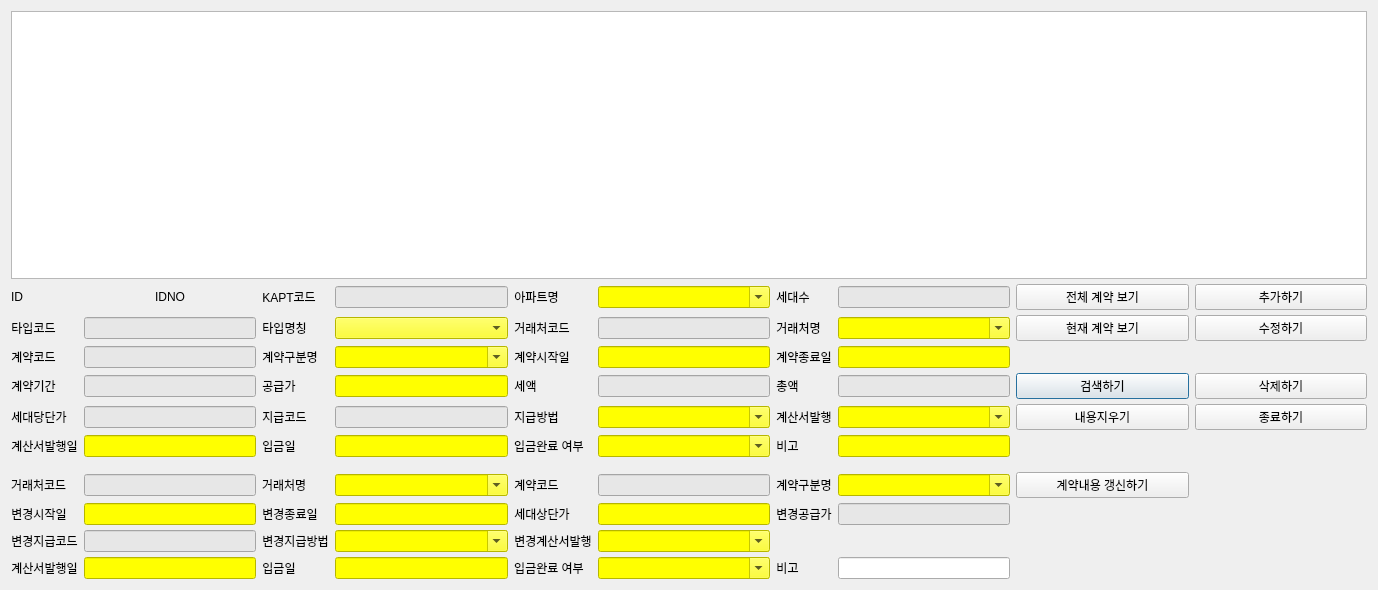
<?xml version="1.0" encoding="UTF-8"?>
<ui version="4.0">
 <class>AptClothBtbDialog</class>
 <widget class="QDialog" name="AptClothBtbDialog">
  <property name="geometry">
   <rect>
    <x>0</x>
    <y>0</y>
    <width>1378</width>
    <height>590</height>
   </rect>
  </property>
  <property name="sizePolicy">
   <sizepolicy hsizetype="Expanding" vsizetype="Expanding">
    <horstretch>0</horstretch>
    <verstretch>0</verstretch>
   </sizepolicy>
  </property>
  <property name="windowTitle">
   <string>헌옷 계약 관리 (수제-업체)</string>
  </property>
  <layout class="QGridLayout" name="gridLayout_2">
   <item row="0" column="0">
    <layout class="QGridLayout" name="gridLayout">
     <property name="horizontalSpacing">
      <number>6</number>
     </property>
     <property name="verticalSpacing">
      <number>5</number>
     </property>
     <item row="3" column="2">
      <widget class="QLabel" name="label_12">
       <property name="sizePolicy">
        <sizepolicy hsizetype="Fixed" vsizetype="Fixed">
         <horstretch>0</horstretch>
         <verstretch>0</verstretch>
        </sizepolicy>
       </property>
       <property name="text">
        <string>계약구분명</string>
       </property>
       <property name="alignment">
        <set>Qt::AlignCenter</set>
       </property>
      </widget>
     </item>
     <item row="2" column="5">
      <widget class="QLineEdit" name="entry_aptclothbtb_customercode">
       <property name="sizePolicy">
        <sizepolicy hsizetype="Expanding" vsizetype="Fixed">
         <horstretch>0</horstretch>
         <verstretch>0</verstretch>
        </sizepolicy>
       </property>
       <property name="styleSheet">
        <string notr="true">background-color: rgb(231, 231, 231);</string>
       </property>
       <property name="alignment">
        <set>Qt::AlignCenter</set>
       </property>
      </widget>
     </item>
     <item row="10" column="0">
      <widget class="QLabel" name="label_32">
       <property name="sizePolicy">
        <sizepolicy hsizetype="Fixed" vsizetype="Fixed">
         <horstretch>0</horstretch>
         <verstretch>0</verstretch>
        </sizepolicy>
       </property>
       <property name="text">
        <string>변경지급코드</string>
       </property>
       <property name="alignment">
        <set>Qt::AlignCenter</set>
       </property>
      </widget>
     </item>
     <item row="10" column="2">
      <widget class="QLabel" name="label_33">
       <property name="sizePolicy">
        <sizepolicy hsizetype="Fixed" vsizetype="Fixed">
         <horstretch>0</horstretch>
         <verstretch>0</verstretch>
        </sizepolicy>
       </property>
       <property name="text">
        <string>변경지급방법</string>
       </property>
       <property name="alignment">
        <set>Qt::AlignCenter</set>
       </property>
      </widget>
     </item>
     <item row="3" column="5">
      <widget class="QLineEdit" name="entry_aptclothbtb_cefffrom">
       <property name="sizePolicy">
        <sizepolicy hsizetype="Expanding" vsizetype="Fixed">
         <horstretch>0</horstretch>
         <verstretch>0</verstretch>
        </sizepolicy>
       </property>
       <property name="styleSheet">
        <string notr="true">background-color: rgb(255, 255, 0);</string>
       </property>
      </widget>
     </item>
     <item row="3" column="3">
      <widget class="QComboBox" name="cb_aptclothbtb_conname">
       <property name="sizePolicy">
        <sizepolicy hsizetype="Expanding" vsizetype="Fixed">
         <horstretch>0</horstretch>
         <verstretch>0</verstretch>
        </sizepolicy>
       </property>
       <property name="styleSheet">
        <string notr="true">background-color: rgb(255, 255, 0);</string>
       </property>
       <property name="editable">
        <bool>true</bool>
       </property>
      </widget>
     </item>
     <item row="9" column="3">
      <widget class="QLineEdit" name="entry_aptclothbtbchange_ceffthru">
       <property name="sizePolicy">
        <sizepolicy hsizetype="Expanding" vsizetype="Fixed">
         <horstretch>0</horstretch>
         <verstretch>0</verstretch>
        </sizepolicy>
       </property>
       <property name="styleSheet">
        <string notr="true">background-color: rgb(255, 255, 0);</string>
       </property>
       <property name="alignment">
        <set>Qt::AlignCenter</set>
       </property>
      </widget>
     </item>
     <item row="9" column="1">
      <widget class="QLineEdit" name="entry_aptclothbtbchange_cefffrom">
       <property name="sizePolicy">
        <sizepolicy hsizetype="Expanding" vsizetype="Fixed">
         <horstretch>0</horstretch>
         <verstretch>0</verstretch>
        </sizepolicy>
       </property>
       <property name="styleSheet">
        <string notr="true">background-color: rgb(255, 255, 0);</string>
       </property>
       <property name="alignment">
        <set>Qt::AlignCenter</set>
       </property>
      </widget>
     </item>
     <item row="10" column="4">
      <widget class="QLabel" name="label_34">
       <property name="sizePolicy">
        <sizepolicy hsizetype="Fixed" vsizetype="Fixed">
         <horstretch>0</horstretch>
         <verstretch>0</verstretch>
        </sizepolicy>
       </property>
       <property name="text">
        <string>변경계산서발행</string>
       </property>
       <property name="alignment">
        <set>Qt::AlignCenter</set>
       </property>
      </widget>
     </item>
     <item row="2" column="0">
      <widget class="QLabel" name="label_6">
       <property name="sizePolicy">
        <sizepolicy hsizetype="Fixed" vsizetype="Fixed">
         <horstretch>0</horstretch>
         <verstretch>0</verstretch>
        </sizepolicy>
       </property>
       <property name="text">
        <string>타입코드</string>
       </property>
       <property name="alignment">
        <set>Qt::AlignCenter</set>
       </property>
      </widget>
     </item>
     <item row="4" column="1">
      <widget class="QLineEdit" name="entry_aptclothbtb_term">
       <property name="sizePolicy">
        <sizepolicy hsizetype="Expanding" vsizetype="Fixed">
         <horstretch>0</horstretch>
         <verstretch>0</verstretch>
        </sizepolicy>
       </property>
       <property name="styleSheet">
        <string notr="true">background-color: rgb(231, 231, 231);</string>
       </property>
       <property name="alignment">
        <set>Qt::AlignCenter</set>
       </property>
      </widget>
     </item>
     <item row="7" column="0" colspan="10">
      <layout class="QHBoxLayout" name="horizontalLayout">
       <property name="topMargin">
        <number>10</number>
       </property>
      </layout>
     </item>
     <item row="5" column="5">
      <widget class="QComboBox" name="cb_aptclothbtb_paytyname">
       <property name="sizePolicy">
        <sizepolicy hsizetype="Expanding" vsizetype="Fixed">
         <horstretch>0</horstretch>
         <verstretch>0</verstretch>
        </sizepolicy>
       </property>
       <property name="styleSheet">
        <string notr="true">background-color: rgb(255, 255, 0);</string>
       </property>
       <property name="editable">
        <bool>true</bool>
       </property>
      </widget>
     </item>
     <item row="6" column="5">
      <widget class="QComboBox" name="cb_aptclothbtb_paymentclear">
       <property name="sizePolicy">
        <sizepolicy hsizetype="Expanding" vsizetype="Fixed">
         <horstretch>0</horstretch>
         <verstretch>0</verstretch>
        </sizepolicy>
       </property>
       <property name="styleSheet">
        <string notr="true">background-color: rgb(255, 255, 0);</string>
       </property>
       <property name="editable">
        <bool>true</bool>
       </property>
      </widget>
     </item>
     <item row="5" column="3">
      <widget class="QLineEdit" name="entry_aptclothbtb_paytycode">
       <property name="sizePolicy">
        <sizepolicy hsizetype="Expanding" vsizetype="Fixed">
         <horstretch>0</horstretch>
         <verstretch>0</verstretch>
        </sizepolicy>
       </property>
       <property name="styleSheet">
        <string notr="true">background-color: rgb(231, 231, 231);</string>
       </property>
       <property name="alignment">
        <set>Qt::AlignCenter</set>
       </property>
      </widget>
     </item>
     <item row="2" column="3">
      <widget class="QComboBox" name="cb_aptclothbtb_apttypename">
       <property name="sizePolicy">
        <sizepolicy hsizetype="Expanding" vsizetype="Fixed">
         <horstretch>0</horstretch>
         <verstretch>0</verstretch>
        </sizepolicy>
       </property>
       <property name="styleSheet">
        <string notr="true">background-color: rgb(255, 255, 0);</string>
       </property>
      </widget>
     </item>
     <item row="4" column="6">
      <widget class="QLabel" name="label_17">
       <property name="sizePolicy">
        <sizepolicy hsizetype="Fixed" vsizetype="Fixed">
         <horstretch>0</horstretch>
         <verstretch>0</verstretch>
        </sizepolicy>
       </property>
       <property name="text">
        <string>총액</string>
       </property>
       <property name="alignment">
        <set>Qt::AlignCenter</set>
       </property>
      </widget>
     </item>
     <item row="5" column="0">
      <widget class="QLabel" name="label_18">
       <property name="sizePolicy">
        <sizepolicy hsizetype="Fixed" vsizetype="Fixed">
         <horstretch>0</horstretch>
         <verstretch>0</verstretch>
        </sizepolicy>
       </property>
       <property name="text">
        <string>세대당단가</string>
       </property>
       <property name="alignment">
        <set>Qt::AlignCenter</set>
       </property>
      </widget>
     </item>
     <item row="4" column="8">
      <widget class="QPushButton" name="pb_aptclothbtb_search">
       <property name="sizePolicy">
        <sizepolicy hsizetype="Expanding" vsizetype="Fixed">
         <horstretch>0</horstretch>
         <verstretch>0</verstretch>
        </sizepolicy>
       </property>
       <property name="text">
        <string>검색하기</string>
       </property>
      </widget>
     </item>
     <item row="4" column="5">
      <widget class="QLineEdit" name="entry_aptclothbtb_contractvat">
       <property name="sizePolicy">
        <sizepolicy hsizetype="Expanding" vsizetype="Fixed">
         <horstretch>0</horstretch>
         <verstretch>0</verstretch>
        </sizepolicy>
       </property>
       <property name="styleSheet">
        <string notr="true">background-color: rgb(231, 231, 231);</string>
       </property>
       <property name="alignment">
        <set>Qt::AlignCenter</set>
       </property>
      </widget>
     </item>
     <item row="4" column="3">
      <widget class="QLineEdit" name="entry_aptclothbtb_contractvalue">
       <property name="sizePolicy">
        <sizepolicy hsizetype="Expanding" vsizetype="Fixed">
         <horstretch>0</horstretch>
         <verstretch>0</verstretch>
        </sizepolicy>
       </property>
       <property name="styleSheet">
        <string notr="true">background-color: rgb(255, 255, 0);</string>
       </property>
       <property name="alignment">
        <set>Qt::AlignCenter</set>
       </property>
      </widget>
     </item>
     <item row="1" column="1">
      <widget class="QLabel" name="lbl_aptclothbtb_id">
       <property name="sizePolicy">
        <sizepolicy hsizetype="Expanding" vsizetype="Fixed">
         <horstretch>0</horstretch>
         <verstretch>0</verstretch>
        </sizepolicy>
       </property>
       <property name="text">
        <string>IDNO</string>
       </property>
       <property name="alignment">
        <set>Qt::AlignCenter</set>
       </property>
      </widget>
     </item>
     <item row="6" column="6">
      <widget class="QLabel" name="label_61">
       <property name="sizePolicy">
        <sizepolicy hsizetype="Fixed" vsizetype="Fixed">
         <horstretch>0</horstretch>
         <verstretch>0</verstretch>
        </sizepolicy>
       </property>
       <property name="text">
        <string>비고</string>
       </property>
       <property name="alignment">
        <set>Qt::AlignCenter</set>
       </property>
      </widget>
     </item>
     <item row="6" column="0">
      <widget class="QLabel" name="label_22">
       <property name="sizePolicy">
        <sizepolicy hsizetype="Fixed" vsizetype="Fixed">
         <horstretch>0</horstretch>
         <verstretch>0</verstretch>
        </sizepolicy>
       </property>
       <property name="text">
        <string>계산서발행일</string>
       </property>
       <property name="alignment">
        <set>Qt::AlignCenter</set>
       </property>
      </widget>
     </item>
     <item row="2" column="4">
      <widget class="QLabel" name="label_9">
       <property name="sizePolicy">
        <sizepolicy hsizetype="Fixed" vsizetype="Fixed">
         <horstretch>0</horstretch>
         <verstretch>0</verstretch>
        </sizepolicy>
       </property>
       <property name="text">
        <string>거래처코드</string>
       </property>
       <property name="alignment">
        <set>Qt::AlignCenter</set>
       </property>
      </widget>
     </item>
     <item row="3" column="0">
      <widget class="QLabel" name="label_11">
       <property name="sizePolicy">
        <sizepolicy hsizetype="Fixed" vsizetype="Fixed">
         <horstretch>0</horstretch>
         <verstretch>0</verstretch>
        </sizepolicy>
       </property>
       <property name="text">
        <string>계약코드</string>
       </property>
       <property name="alignment">
        <set>Qt::AlignCenter</set>
       </property>
      </widget>
     </item>
     <item row="10" column="1">
      <widget class="QLineEdit" name="entry_aptclothbtbchange_paytycode">
       <property name="sizePolicy">
        <sizepolicy hsizetype="Expanding" vsizetype="Fixed">
         <horstretch>0</horstretch>
         <verstretch>0</verstretch>
        </sizepolicy>
       </property>
       <property name="styleSheet">
        <string notr="true">background-color: rgb(231, 231, 231);</string>
       </property>
       <property name="alignment">
        <set>Qt::AlignCenter</set>
       </property>
      </widget>
     </item>
     <item row="2" column="1">
      <widget class="QLineEdit" name="entry_aptclothbtb_apttypecode">
       <property name="sizePolicy">
        <sizepolicy hsizetype="Expanding" vsizetype="Fixed">
         <horstretch>0</horstretch>
         <verstretch>0</verstretch>
        </sizepolicy>
       </property>
       <property name="styleSheet">
        <string notr="true">background-color: rgb(231, 231, 231);</string>
       </property>
       <property name="alignment">
        <set>Qt::AlignCenter</set>
       </property>
      </widget>
     </item>
     <item row="8" column="6">
      <widget class="QLabel" name="label_27">
       <property name="sizePolicy">
        <sizepolicy hsizetype="Fixed" vsizetype="Fixed">
         <horstretch>0</horstretch>
         <verstretch>0</verstretch>
        </sizepolicy>
       </property>
       <property name="text">
        <string>계약구분명</string>
       </property>
       <property name="alignment">
        <set>Qt::AlignCenter</set>
       </property>
      </widget>
     </item>
     <item row="5" column="9">
      <widget class="QPushButton" name="pb_aptclothbtb_close">
       <property name="sizePolicy">
        <sizepolicy hsizetype="Expanding" vsizetype="Fixed">
         <horstretch>0</horstretch>
         <verstretch>0</verstretch>
        </sizepolicy>
       </property>
       <property name="text">
        <string>종료하기</string>
       </property>
      </widget>
     </item>
     <item row="1" column="0">
      <widget class="QLabel" name="label">
       <property name="sizePolicy">
        <sizepolicy hsizetype="Fixed" vsizetype="Fixed">
         <horstretch>0</horstretch>
         <verstretch>0</verstretch>
        </sizepolicy>
       </property>
       <property name="text">
        <string>ID</string>
       </property>
       <property name="alignment">
        <set>Qt::AlignCenter</set>
       </property>
      </widget>
     </item>
     <item row="9" column="2">
      <widget class="QLabel" name="label_30">
       <property name="sizePolicy">
        <sizepolicy hsizetype="Fixed" vsizetype="Fixed">
         <horstretch>0</horstretch>
         <verstretch>0</verstretch>
        </sizepolicy>
       </property>
       <property name="text">
        <string>변경종료일</string>
       </property>
       <property name="alignment">
        <set>Qt::AlignCenter</set>
       </property>
      </widget>
     </item>
     <item row="8" column="4">
      <widget class="QLabel" name="label_26">
       <property name="sizePolicy">
        <sizepolicy hsizetype="Fixed" vsizetype="Fixed">
         <horstretch>0</horstretch>
         <verstretch>0</verstretch>
        </sizepolicy>
       </property>
       <property name="text">
        <string>계약코드</string>
       </property>
       <property name="alignment">
        <set>Qt::AlignCenter</set>
       </property>
      </widget>
     </item>
     <item row="1" column="7">
      <widget class="QLineEdit" name="entry_aptclothbtb_noh">
       <property name="sizePolicy">
        <sizepolicy hsizetype="Expanding" vsizetype="Fixed">
         <horstretch>0</horstretch>
         <verstretch>0</verstretch>
        </sizepolicy>
       </property>
       <property name="styleSheet">
        <string notr="true">background-color: rgb(231, 231, 231);</string>
       </property>
       <property name="alignment">
        <set>Qt::AlignCenter</set>
       </property>
      </widget>
     </item>
     <item row="9" column="0">
      <widget class="QLabel" name="label_28">
       <property name="sizePolicy">
        <sizepolicy hsizetype="Fixed" vsizetype="Fixed">
         <horstretch>0</horstretch>
         <verstretch>0</verstretch>
        </sizepolicy>
       </property>
       <property name="text">
        <string>변경시작일</string>
       </property>
       <property name="alignment">
        <set>Qt::AlignCenter</set>
       </property>
      </widget>
     </item>
     <item row="1" column="6">
      <widget class="QLabel" name="label_5">
       <property name="sizePolicy">
        <sizepolicy hsizetype="Fixed" vsizetype="Fixed">
         <horstretch>0</horstretch>
         <verstretch>0</verstretch>
        </sizepolicy>
       </property>
       <property name="text">
        <string>세대수</string>
       </property>
       <property name="alignment">
        <set>Qt::AlignCenter</set>
       </property>
      </widget>
     </item>
     <item row="6" column="7">
      <widget class="QLineEdit" name="entry_aptclothbtb_remark">
       <property name="sizePolicy">
        <sizepolicy hsizetype="Expanding" vsizetype="Fixed">
         <horstretch>0</horstretch>
         <verstretch>0</verstretch>
        </sizepolicy>
       </property>
       <property name="styleSheet">
        <string notr="true">background-color: rgb(255, 255, 0);</string>
       </property>
       <property name="alignment">
        <set>Qt::AlignCenter</set>
       </property>
      </widget>
     </item>
     <item row="4" column="4">
      <widget class="QLabel" name="label_16">
       <property name="sizePolicy">
        <sizepolicy hsizetype="Fixed" vsizetype="Fixed">
         <horstretch>0</horstretch>
         <verstretch>0</verstretch>
        </sizepolicy>
       </property>
       <property name="text">
        <string>세액</string>
       </property>
       <property name="alignment">
        <set>Qt::AlignCenter</set>
       </property>
      </widget>
     </item>
     <item row="2" column="7">
      <widget class="QComboBox" name="cb_aptclothbtb_customername">
       <property name="sizePolicy">
        <sizepolicy hsizetype="Expanding" vsizetype="Fixed">
         <horstretch>0</horstretch>
         <verstretch>0</verstretch>
        </sizepolicy>
       </property>
       <property name="styleSheet">
        <string notr="true">background-color: rgb(255, 255, 0);</string>
       </property>
       <property name="editable">
        <bool>true</bool>
       </property>
      </widget>
     </item>
     <item row="3" column="7">
      <widget class="QLineEdit" name="entry_aptclothbtb_ceffthru">
       <property name="sizePolicy">
        <sizepolicy hsizetype="Expanding" vsizetype="Fixed">
         <horstretch>0</horstretch>
         <verstretch>0</verstretch>
        </sizepolicy>
       </property>
       <property name="styleSheet">
        <string notr="true">background-color: rgb(255, 255, 0);</string>
       </property>
       <property name="alignment">
        <set>Qt::AlignCenter</set>
       </property>
      </widget>
     </item>
     <item row="5" column="6">
      <widget class="QLabel" name="label_31">
       <property name="sizePolicy">
        <sizepolicy hsizetype="Fixed" vsizetype="Fixed">
         <horstretch>0</horstretch>
         <verstretch>0</verstretch>
        </sizepolicy>
       </property>
       <property name="text">
        <string>계산서발행</string>
       </property>
       <property name="alignment">
        <set>Qt::AlignCenter</set>
       </property>
      </widget>
     </item>
     <item row="1" column="9">
      <widget class="QPushButton" name="pb_aptclothbtb_insert">
       <property name="sizePolicy">
        <sizepolicy hsizetype="Expanding" vsizetype="Fixed">
         <horstretch>0</horstretch>
         <verstretch>0</verstretch>
        </sizepolicy>
       </property>
       <property name="text">
        <string>추가하기</string>
       </property>
      </widget>
     </item>
     <item row="2" column="8">
      <widget class="QPushButton" name="pb_aptclothbtb_show_con">
       <property name="sizePolicy">
        <sizepolicy hsizetype="Expanding" vsizetype="Fixed">
         <horstretch>0</horstretch>
         <verstretch>0</verstretch>
        </sizepolicy>
       </property>
       <property name="text">
        <string>현재 계약 보기</string>
       </property>
      </widget>
     </item>
     <item row="6" column="1">
      <widget class="QLineEdit" name="entry_aptclothbtb_issuevoucherdt">
       <property name="sizePolicy">
        <sizepolicy hsizetype="Expanding" vsizetype="Fixed">
         <horstretch>0</horstretch>
         <verstretch>0</verstretch>
        </sizepolicy>
       </property>
       <property name="styleSheet">
        <string notr="true">background-color: rgb(255, 255, 0);</string>
       </property>
       <property name="alignment">
        <set>Qt::AlignCenter</set>
       </property>
      </widget>
     </item>
     <item row="1" column="2">
      <widget class="QLabel" name="label_3">
       <property name="sizePolicy">
        <sizepolicy hsizetype="Fixed" vsizetype="Fixed">
         <horstretch>0</horstretch>
         <verstretch>0</verstretch>
        </sizepolicy>
       </property>
       <property name="text">
        <string>KAPT코드</string>
       </property>
       <property name="alignment">
        <set>Qt::AlignCenter</set>
       </property>
      </widget>
     </item>
     <item row="6" column="3">
      <widget class="QLineEdit" name="entry_aptclothbtb_vouchercleardt">
       <property name="sizePolicy">
        <sizepolicy hsizetype="Expanding" vsizetype="Fixed">
         <horstretch>0</horstretch>
         <verstretch>0</verstretch>
        </sizepolicy>
       </property>
       <property name="styleSheet">
        <string notr="true">background-color: rgb(255, 255, 0);</string>
       </property>
       <property name="alignment">
        <set>Qt::AlignCenter</set>
       </property>
      </widget>
     </item>
     <item row="5" column="7">
      <widget class="QComboBox" name="cb_aptclothbtb_issuevoucher">
       <property name="sizePolicy">
        <sizepolicy hsizetype="Expanding" vsizetype="Fixed">
         <horstretch>0</horstretch>
         <verstretch>0</verstretch>
        </sizepolicy>
       </property>
       <property name="styleSheet">
        <string notr="true">background-color: rgb(255, 255, 0);</string>
       </property>
       <property name="editable">
        <bool>true</bool>
       </property>
      </widget>
     </item>
     <item row="8" column="7">
      <widget class="QComboBox" name="cb_aptclothbtbchange_conname">
       <property name="sizePolicy">
        <sizepolicy hsizetype="Expanding" vsizetype="Fixed">
         <horstretch>0</horstretch>
         <verstretch>0</verstretch>
        </sizepolicy>
       </property>
       <property name="styleSheet">
        <string notr="true">background-color: rgb(255, 255, 0);</string>
       </property>
       <property name="editable">
        <bool>true</bool>
       </property>
      </widget>
     </item>
     <item row="10" column="3">
      <widget class="QComboBox" name="cb_aptclothbtbchange_paytyname">
       <property name="sizePolicy">
        <sizepolicy hsizetype="Expanding" vsizetype="Fixed">
         <horstretch>0</horstretch>
         <verstretch>0</verstretch>
        </sizepolicy>
       </property>
       <property name="styleSheet">
        <string notr="true">background-color: rgb(255, 255, 0);</string>
       </property>
       <property name="editable">
        <bool>true</bool>
       </property>
      </widget>
     </item>
     <item row="8" column="8">
      <widget class="QPushButton" name="pb_aptclothbtbchange_update_insert">
       <property name="sizePolicy">
        <sizepolicy hsizetype="Expanding" vsizetype="Fixed">
         <horstretch>0</horstretch>
         <verstretch>0</verstretch>
        </sizepolicy>
       </property>
       <property name="text">
        <string>계약내용 갱신하기</string>
       </property>
      </widget>
     </item>
     <item row="8" column="5">
      <widget class="QLineEdit" name="entry_aptclothbtbchange_concode">
       <property name="sizePolicy">
        <sizepolicy hsizetype="Expanding" vsizetype="Fixed">
         <horstretch>0</horstretch>
         <verstretch>0</verstretch>
        </sizepolicy>
       </property>
       <property name="styleSheet">
        <string notr="true">background-color: rgb(231, 231, 231);</string>
       </property>
       <property name="alignment">
        <set>Qt::AlignCenter</set>
       </property>
      </widget>
     </item>
     <item row="1" column="3">
      <widget class="QLineEdit" name="entry_aptclothbtb_acode">
       <property name="sizePolicy">
        <sizepolicy hsizetype="Expanding" vsizetype="Fixed">
         <horstretch>0</horstretch>
         <verstretch>0</verstretch>
        </sizepolicy>
       </property>
       <property name="styleSheet">
        <string notr="true">background-color: rgb(231, 231, 231);</string>
       </property>
       <property name="alignment">
        <set>Qt::AlignCenter</set>
       </property>
      </widget>
     </item>
     <item row="2" column="2">
      <widget class="QLabel" name="label_7">
       <property name="sizePolicy">
        <sizepolicy hsizetype="Fixed" vsizetype="Fixed">
         <horstretch>0</horstretch>
         <verstretch>0</verstretch>
        </sizepolicy>
       </property>
       <property name="text">
        <string>타입명칭</string>
       </property>
       <property name="alignment">
        <set>Qt::AlignCenter</set>
       </property>
      </widget>
     </item>
     <item row="2" column="9">
      <widget class="QPushButton" name="pb_aptclothbtb_update">
       <property name="sizePolicy">
        <sizepolicy hsizetype="Expanding" vsizetype="Fixed">
         <horstretch>0</horstretch>
         <verstretch>0</verstretch>
        </sizepolicy>
       </property>
       <property name="text">
        <string>수정하기</string>
       </property>
      </widget>
     </item>
     <item row="8" column="3">
      <widget class="QComboBox" name="cb_aptclothbtbchange_customername">
       <property name="sizePolicy">
        <sizepolicy hsizetype="Expanding" vsizetype="Fixed">
         <horstretch>0</horstretch>
         <verstretch>0</verstretch>
        </sizepolicy>
       </property>
       <property name="styleSheet">
        <string notr="true">background-color: rgb(255, 255, 0);</string>
       </property>
       <property name="editable">
        <bool>true</bool>
       </property>
      </widget>
     </item>
     <item row="8" column="1">
      <widget class="QLineEdit" name="entry_aptclothbtbchange_customercode">
       <property name="sizePolicy">
        <sizepolicy hsizetype="Expanding" vsizetype="Fixed">
         <horstretch>0</horstretch>
         <verstretch>0</verstretch>
        </sizepolicy>
       </property>
       <property name="styleSheet">
        <string notr="true">background-color: rgb(231, 231, 231);</string>
       </property>
       <property name="alignment">
        <set>Qt::AlignCenter</set>
       </property>
      </widget>
     </item>
     <item row="1" column="5">
      <widget class="QComboBox" name="cb_aptclothbtb_aname">
       <property name="sizePolicy">
        <sizepolicy hsizetype="Expanding" vsizetype="Fixed">
         <horstretch>0</horstretch>
         <verstretch>0</verstretch>
        </sizepolicy>
       </property>
       <property name="styleSheet">
        <string notr="true">background-color: rgb(255, 255, 0);</string>
       </property>
       <property name="editable">
        <bool>true</bool>
       </property>
      </widget>
     </item>
     <item row="5" column="2">
      <widget class="QLabel" name="label_19">
       <property name="sizePolicy">
        <sizepolicy hsizetype="Fixed" vsizetype="Fixed">
         <horstretch>0</horstretch>
         <verstretch>0</verstretch>
        </sizepolicy>
       </property>
       <property name="text">
        <string>지급코드</string>
       </property>
       <property name="alignment">
        <set>Qt::AlignCenter</set>
       </property>
      </widget>
     </item>
     <item row="10" column="5">
      <widget class="QComboBox" name="cb_aptclothbtbchange_issuevoucher">
       <property name="sizePolicy">
        <sizepolicy hsizetype="Expanding" vsizetype="Fixed">
         <horstretch>0</horstretch>
         <verstretch>0</verstretch>
        </sizepolicy>
       </property>
       <property name="styleSheet">
        <string notr="true">background-color: rgb(255, 255, 0);</string>
       </property>
       <property name="editable">
        <bool>true</bool>
       </property>
      </widget>
     </item>
     <item row="1" column="8">
      <widget class="QPushButton" name="pb_aptclothbtb_show">
       <property name="sizePolicy">
        <sizepolicy hsizetype="Expanding" vsizetype="Fixed">
         <horstretch>0</horstretch>
         <verstretch>0</verstretch>
        </sizepolicy>
       </property>
       <property name="text">
        <string>전체 계약 보기</string>
       </property>
      </widget>
     </item>
     <item row="1" column="4">
      <widget class="QLabel" name="label_4">
       <property name="sizePolicy">
        <sizepolicy hsizetype="Fixed" vsizetype="Fixed">
         <horstretch>0</horstretch>
         <verstretch>0</verstretch>
        </sizepolicy>
       </property>
       <property name="text">
        <string>아파트명</string>
       </property>
       <property name="alignment">
        <set>Qt::AlignCenter</set>
       </property>
      </widget>
     </item>
     <item row="4" column="2">
      <widget class="QLabel" name="label_13">
       <property name="sizePolicy">
        <sizepolicy hsizetype="Fixed" vsizetype="Fixed">
         <horstretch>0</horstretch>
         <verstretch>0</verstretch>
        </sizepolicy>
       </property>
       <property name="text">
        <string>공급가</string>
       </property>
       <property name="alignment">
        <set>Qt::AlignCenter</set>
       </property>
      </widget>
     </item>
     <item row="6" column="2">
      <widget class="QLabel" name="label_23">
       <property name="sizePolicy">
        <sizepolicy hsizetype="Fixed" vsizetype="Fixed">
         <horstretch>0</horstretch>
         <verstretch>0</verstretch>
        </sizepolicy>
       </property>
       <property name="text">
        <string>입금일</string>
       </property>
       <property name="alignment">
        <set>Qt::AlignCenter</set>
       </property>
      </widget>
     </item>
     <item row="0" column="0" colspan="10">
      <widget class="QTableView" name="tv_aptclothbtb">
       <property name="sizePolicy">
        <sizepolicy hsizetype="Expanding" vsizetype="Expanding">
         <horstretch>0</horstretch>
         <verstretch>1</verstretch>
        </sizepolicy>
       </property>
      </widget>
     </item>
     <item row="8" column="0">
      <widget class="QLabel" name="label_2">
       <property name="text">
        <string>거래처코드</string>
       </property>
      </widget>
     </item>
     <item row="3" column="1">
      <widget class="QLineEdit" name="entry_aptclothbtb_concode">
       <property name="sizePolicy">
        <sizepolicy hsizetype="Expanding" vsizetype="Fixed">
         <horstretch>0</horstretch>
         <verstretch>0</verstretch>
        </sizepolicy>
       </property>
       <property name="styleSheet">
        <string notr="true">background-color: rgb(231, 231, 231);</string>
       </property>
       <property name="alignment">
        <set>Qt::AlignCenter</set>
       </property>
      </widget>
     </item>
     <item row="4" column="7">
      <widget class="QLineEdit" name="entry_aptclothbtb_contractttlval">
       <property name="sizePolicy">
        <sizepolicy hsizetype="Expanding" vsizetype="Fixed">
         <horstretch>0</horstretch>
         <verstretch>0</verstretch>
        </sizepolicy>
       </property>
       <property name="styleSheet">
        <string notr="true">background-color: rgb(231, 231, 231);</string>
       </property>
       <property name="alignment">
        <set>Qt::AlignCenter</set>
       </property>
      </widget>
     </item>
     <item row="8" column="2">
      <widget class="QLabel" name="label_25">
       <property name="text">
        <string>거래처명</string>
       </property>
      </widget>
     </item>
     <item row="4" column="0">
      <widget class="QLabel" name="label_8">
       <property name="sizePolicy">
        <sizepolicy hsizetype="Fixed" vsizetype="Fixed">
         <horstretch>0</horstretch>
         <verstretch>0</verstretch>
        </sizepolicy>
       </property>
       <property name="text">
        <string>계약기간</string>
       </property>
       <property name="alignment">
        <set>Qt::AlignCenter</set>
       </property>
      </widget>
     </item>
     <item row="3" column="6">
      <widget class="QLabel" name="label_15">
       <property name="sizePolicy">
        <sizepolicy hsizetype="Fixed" vsizetype="Fixed">
         <horstretch>0</horstretch>
         <verstretch>0</verstretch>
        </sizepolicy>
       </property>
       <property name="text">
        <string>계약종료일</string>
       </property>
       <property name="alignment">
        <set>Qt::AlignCenter</set>
       </property>
      </widget>
     </item>
     <item row="5" column="4">
      <widget class="QLabel" name="label_20">
       <property name="sizePolicy">
        <sizepolicy hsizetype="Fixed" vsizetype="Fixed">
         <horstretch>0</horstretch>
         <verstretch>0</verstretch>
        </sizepolicy>
       </property>
       <property name="text">
        <string>지급방법</string>
       </property>
       <property name="alignment">
        <set>Qt::AlignCenter</set>
       </property>
      </widget>
     </item>
     <item row="6" column="4">
      <widget class="QLabel" name="label_24">
       <property name="sizePolicy">
        <sizepolicy hsizetype="Fixed" vsizetype="Fixed">
         <horstretch>0</horstretch>
         <verstretch>0</verstretch>
        </sizepolicy>
       </property>
       <property name="text">
        <string>입금완료 여부</string>
       </property>
       <property name="alignment">
        <set>Qt::AlignCenter</set>
       </property>
      </widget>
     </item>
     <item row="5" column="1">
      <widget class="QLineEdit" name="entry_aptclothbtb_ucost">
       <property name="sizePolicy">
        <sizepolicy hsizetype="Expanding" vsizetype="Fixed">
         <horstretch>0</horstretch>
         <verstretch>0</verstretch>
        </sizepolicy>
       </property>
       <property name="styleSheet">
        <string notr="true">background-color: rgb(231, 231, 231);</string>
       </property>
       <property name="alignment">
        <set>Qt::AlignCenter</set>
       </property>
      </widget>
     </item>
     <item row="5" column="8">
      <widget class="QPushButton" name="pb_aptclothbtb_clear_data">
       <property name="sizePolicy">
        <sizepolicy hsizetype="Expanding" vsizetype="Fixed">
         <horstretch>0</horstretch>
         <verstretch>0</verstretch>
        </sizepolicy>
       </property>
       <property name="text">
        <string>내용지우기</string>
       </property>
      </widget>
     </item>
     <item row="2" column="6">
      <widget class="QLabel" name="label_10">
       <property name="sizePolicy">
        <sizepolicy hsizetype="Fixed" vsizetype="Fixed">
         <horstretch>0</horstretch>
         <verstretch>0</verstretch>
        </sizepolicy>
       </property>
       <property name="text">
        <string>거래처명</string>
       </property>
       <property name="alignment">
        <set>Qt::AlignCenter</set>
       </property>
      </widget>
     </item>
     <item row="4" column="9">
      <widget class="QPushButton" name="pb_aptclothbtb_delete">
       <property name="sizePolicy">
        <sizepolicy hsizetype="Expanding" vsizetype="Fixed">
         <horstretch>0</horstretch>
         <verstretch>0</verstretch>
        </sizepolicy>
       </property>
       <property name="text">
        <string>삭제하기</string>
       </property>
      </widget>
     </item>
     <item row="3" column="4">
      <widget class="QLabel" name="label_14">
       <property name="sizePolicy">
        <sizepolicy hsizetype="Fixed" vsizetype="Fixed">
         <horstretch>0</horstretch>
         <verstretch>0</verstretch>
        </sizepolicy>
       </property>
       <property name="text">
        <string>계약시작일</string>
       </property>
       <property name="alignment">
        <set>Qt::AlignCenter</set>
       </property>
      </widget>
     </item>
     <item row="11" column="0">
      <widget class="QLabel" name="label_35">
       <property name="sizePolicy">
        <sizepolicy hsizetype="Fixed" vsizetype="Fixed">
         <horstretch>0</horstretch>
         <verstretch>0</verstretch>
        </sizepolicy>
       </property>
       <property name="text">
        <string>계산서발행일</string>
       </property>
       <property name="alignment">
        <set>Qt::AlignCenter</set>
       </property>
      </widget>
     </item>
     <item row="11" column="1">
      <widget class="QLineEdit" name="entry_aptclothbtbchange_issuevoucherdt">
       <property name="sizePolicy">
        <sizepolicy hsizetype="Expanding" vsizetype="Fixed">
         <horstretch>0</horstretch>
         <verstretch>0</verstretch>
        </sizepolicy>
       </property>
       <property name="styleSheet">
        <string notr="true">background-color: rgb(255, 255, 0);</string>
       </property>
       <property name="alignment">
        <set>Qt::AlignCenter</set>
       </property>
      </widget>
     </item>
     <item row="11" column="2">
      <widget class="QLabel" name="label_36">
       <property name="sizePolicy">
        <sizepolicy hsizetype="Fixed" vsizetype="Fixed">
         <horstretch>0</horstretch>
         <verstretch>0</verstretch>
        </sizepolicy>
       </property>
       <property name="text">
        <string>입금일</string>
       </property>
       <property name="alignment">
        <set>Qt::AlignCenter</set>
       </property>
      </widget>
     </item>
     <item row="11" column="3">
      <widget class="QLineEdit" name="entry_aptclothbtbchange_vouchercleardt">
       <property name="sizePolicy">
        <sizepolicy hsizetype="Expanding" vsizetype="Fixed">
         <horstretch>0</horstretch>
         <verstretch>0</verstretch>
        </sizepolicy>
       </property>
       <property name="styleSheet">
        <string notr="true">background-color: rgb(255, 255, 0);</string>
       </property>
       <property name="alignment">
        <set>Qt::AlignCenter</set>
       </property>
      </widget>
     </item>
     <item row="11" column="4">
      <widget class="QLabel" name="label_37">
       <property name="sizePolicy">
        <sizepolicy hsizetype="Fixed" vsizetype="Fixed">
         <horstretch>0</horstretch>
         <verstretch>0</verstretch>
        </sizepolicy>
       </property>
       <property name="text">
        <string>입금완료 여부</string>
       </property>
       <property name="alignment">
        <set>Qt::AlignCenter</set>
       </property>
      </widget>
     </item>
     <item row="11" column="5">
      <widget class="QComboBox" name="cb_aptclothbtbchange_paymentclear">
       <property name="sizePolicy">
        <sizepolicy hsizetype="Expanding" vsizetype="Fixed">
         <horstretch>0</horstretch>
         <verstretch>0</verstretch>
        </sizepolicy>
       </property>
       <property name="styleSheet">
        <string notr="true">background-color: rgb(255, 255, 0);</string>
       </property>
       <property name="editable">
        <bool>true</bool>
       </property>
      </widget>
     </item>
     <item row="11" column="6">
      <widget class="QLabel" name="label_21">
       <property name="sizePolicy">
        <sizepolicy hsizetype="Fixed" vsizetype="Fixed">
         <horstretch>0</horstretch>
         <verstretch>0</verstretch>
        </sizepolicy>
       </property>
       <property name="text">
        <string>비고</string>
       </property>
       <property name="alignment">
        <set>Qt::AlignCenter</set>
       </property>
      </widget>
     </item>
     <item row="11" column="7">
      <widget class="QLineEdit" name="entry_aptclothbtbchange_remark">
       <property name="sizePolicy">
        <sizepolicy hsizetype="Expanding" vsizetype="Fixed">
         <horstretch>0</horstretch>
         <verstretch>0</verstretch>
        </sizepolicy>
       </property>
       <property name="alignment">
        <set>Qt::AlignCenter</set>
       </property>
      </widget>
     </item>
     <item row="9" column="7">
      <widget class="QLineEdit" name="entry_aptclothbtbchange_contractvalue">
       <property name="sizePolicy">
        <sizepolicy hsizetype="Expanding" vsizetype="Fixed">
         <horstretch>0</horstretch>
         <verstretch>0</verstretch>
        </sizepolicy>
       </property>
       <property name="styleSheet">
        <string notr="true">background-color: rgb(231, 231, 231);</string>
       </property>
       <property name="alignment">
        <set>Qt::AlignCenter</set>
       </property>
      </widget>
     </item>
     <item row="9" column="6">
      <widget class="QLabel" name="label_29">
       <property name="sizePolicy">
        <sizepolicy hsizetype="Fixed" vsizetype="Fixed">
         <horstretch>0</horstretch>
         <verstretch>0</verstretch>
        </sizepolicy>
       </property>
       <property name="text">
        <string>변경공급가</string>
       </property>
       <property name="alignment">
        <set>Qt::AlignCenter</set>
       </property>
      </widget>
     </item>
     <item row="9" column="4">
      <widget class="QLabel" name="label_38">
       <property name="sizePolicy">
        <sizepolicy hsizetype="Fixed" vsizetype="Fixed">
         <horstretch>0</horstretch>
         <verstretch>0</verstretch>
        </sizepolicy>
       </property>
       <property name="text">
        <string>세대상단가</string>
       </property>
       <property name="alignment">
        <set>Qt::AlignCenter</set>
       </property>
      </widget>
     </item>
     <item row="9" column="5">
      <widget class="QLineEdit" name="entry_aptclothbtbchange_ucost">
       <property name="sizePolicy">
        <sizepolicy hsizetype="Expanding" vsizetype="Fixed">
         <horstretch>0</horstretch>
         <verstretch>0</verstretch>
        </sizepolicy>
       </property>
       <property name="styleSheet">
        <string notr="true">background-color: rgb(255, 255, 0);</string>
       </property>
       <property name="alignment">
        <set>Qt::AlignCenter</set>
       </property>
      </widget>
     </item>
    </layout>
   </item>
  </layout>
 </widget>
 <resources/>
 <connections/>
</ui>
